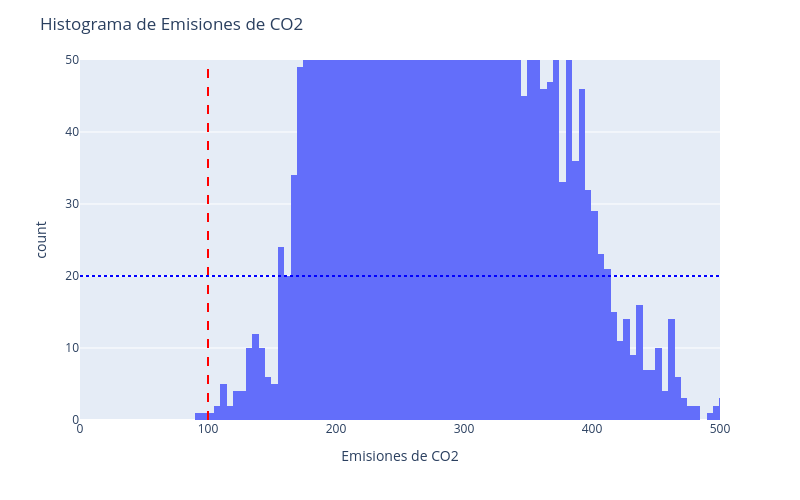

The cell this chart's notebook holds for it:
### Code cell
fig = px.histogram(df, x="CO2 Emissions", nbins=100, width=800, height=500,
                   labels={"CO2 Emissions": "Emisiones de CO2", "count": "Frecuencia"})

fig.update_xaxes(range=[0, 500])  # Limita el eje X
fig.update_yaxes(range=[0, 50])   # Limita el eje Y

fig.add_shape(type="line", x0=100, x1=100, y0=0, y1=1, xref='x', yref='paper',
              line=dict(color="red", width=2, dash="dash"))

fig.add_shape(type="line", x0=0, x1=1, y0=20, y1=20, xref='paper', yref='y',
              line=dict(color="blue", width=2, dash="dot"))

fig.update_layout(title="Histograma de Emisiones de CO2")
fig.show()

### Figure 1 — Plotly figure (JSON) as saved in the notebook; plotly's stock layout.template omitted (floating-point values rounded to 4 significant figures; data arrays with more than 128 entries replaced by an {"elided": "..."} marker saying what was removed)
{"data": [{"alignmentgroup": "True", "bingroup": "x", "hovertemplate": "Emisiones de CO2=%{x}<br>count=%{y}<extra></extra>", "legendgroup": "", "marker": {"color": "#636efa", "pattern": {"shape": ""}}, "name": "", "nbinsx": 100, "offsetgroup": "", "orientation": "v", "showlegend": false, "type": "histogram", "x": {"elided": "5000 int values"}, "xaxis": "x", "yaxis": "y"}], "layout": {"barmode": "relative", "height": 500, "legend": {"tracegroupgap": 0}, "margin": {"t": 60}, "shapes": [{"line": {"color": "red", "dash": "dash", "width": 2}, "type": "line", "x0": 100, "x1": 100, "xref": "x", "y0": 0, "y1": 1, "yref": "paper"}, {"line": {"color": "blue", "dash": "dot", "width": 2}, "type": "line", "x0": 0, "x1": 1, "xref": "paper", "y0": 20, "y1": 20, "yref": "y"}], "title": {"text": "Histograma de Emisiones de CO2"}, "width": 800, "xaxis": {"anchor": "y", "domain": [0, 1], "range": [0, 500], "title": {"text": "Emisiones de CO2"}}, "yaxis": {"anchor": "x", "domain": [0, 1], "range": [0, 50], "title": {"text": "count"}}}}
